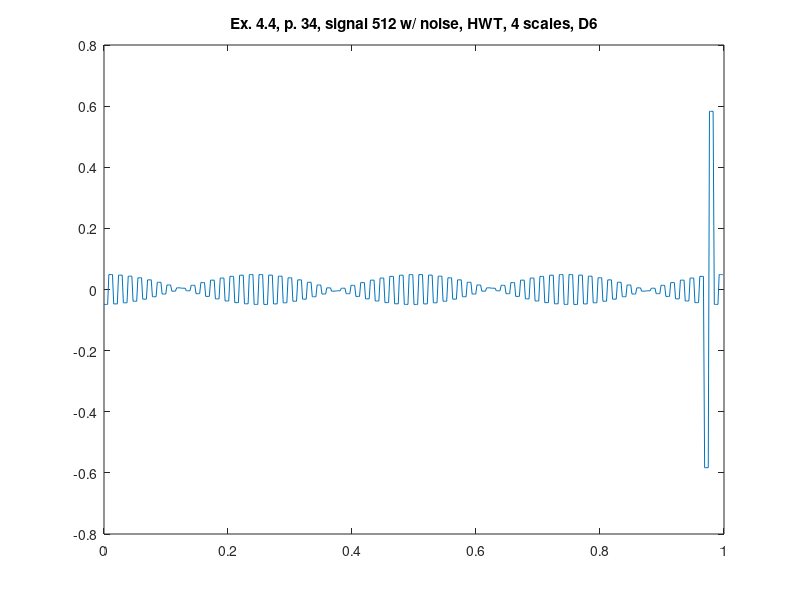

Reproduce this figure in MATLAB.
%% ========================================================================
%% Programmatic octave notes on "Ripples in Mathematics" by A. Jensen
%% and A. la Cour-Harbo written with a deep gratitude to the authors for
%% this wonderful text. 
%% 
%% Reconstruction of graphs in ex 4.4, p.34, HWT, 4 scales, D6.
%%
%% Author: Vladimir Kulyukin
%% 
%% NB: I have tested this code in Octave 4.
%% =========================================================================
t = (1.0/512)*[0:511];

%%y_ex_4_3_chirp_512_p33 = arrayfun(@(x) sin(x*x), t);

y_ex_4_4_512_with_noise_hwt_d6_p34 = [
-0.04886833903680526
-0.04886833903680526
-0.04886833903680526
-0.04886833903680526
0.04886833903680526
0.04886833903680526
0.04886833903680526
0.04886833903680526
-0.04710835100367523
-0.04710835100367523
-0.04710835100367523
-0.04710835100367523
0.04710835100367523
0.04710835100367523
0.04710835100367523
0.04710835100367523
-0.04353801546014154
-0.04353801546014154
-0.04353801546014154
-0.04353801546014154
0.04353801546014154
0.04353801546014154
0.04353801546014154
0.04353801546014154
-0.03829453839887497
-0.03829453839887497
-0.03829453839887497
-0.03829453839887497
0.03829453839887497
0.03829453839887497
0.03829453839887497
0.03829453839887497
-0.031579423702764224
-0.031579423702764224
-0.031579423702764224
-0.031579423702764224
0.031579423702764224
0.031579423702764224
0.031579423702764224
0.031579423702764224
-0.023650729463701056
-0.023650729463701056
-0.023650729463701056
-0.023650729463701056
0.023650729463701056
0.023650729463701056
0.023650729463701056
0.023650729463701056
-0.014813150954829822
-0.014813150954829822
-0.014813150954829822
-0.014813150954829822
0.014813150954829822
0.014813150954829822
0.014813150954829822
0.014813150954829822
-0.005406311362075144
-0.005406311362075144
-0.005406311362075144
-0.005406311362075144
0.005406311362075144
0.005406311362075144
0.005406311362075144
0.005406311362075144
0.004208289744429771
0.004208289744429771
0.004208289744429771
0.004208289744429771
-0.004208289744429771
-0.004208289744429771
-0.004208289744429771
-0.004208289744429771
0.01366116863609229
0.01366116863609229
0.01366116863609229
0.01366116863609229
-0.01366116863609229
-0.01366116863609229
-0.01366116863609229
-0.01366116863609229
0.02258905647834136
0.02258905647834136
0.02258905647834136
0.02258905647834136
-0.02258905647834136
-0.02258905647834136
-0.02258905647834136
-0.02258905647834136
0.030648859548216608
0.030648859548216608
0.030648859548216608
0.030648859548216608
-0.030648859548216608
-0.030648859548216608
-0.030648859548216608
-0.030648859548216608
0.03753084413373225
0.03753084413373225
0.03753084413373225
0.03753084413373225
-0.03753084413373225
-0.03753084413373225
-0.03753084413373225
-0.03753084413373225
0.042970539426728564
0.042970539426728564
0.042970539426728564
0.042970539426728564
-0.042970539426728564
-0.042970539426728564
-0.042970539426728564
-0.042970539426728564
0.04675890098771187
0.04675890098771187
0.04675890098771187
0.04675890098771187
-0.04675890098771187
-0.04675890098771187
-0.04675890098771187
-0.04675890098771187
0.048750344206431116
0.048750344206431116
0.048750344206431116
0.048750344206431116
-0.048750344206431116
-0.048750344206431116
-0.048750344206431116
-0.048750344206431116
0.048868339036805306
0.048868339036805306
0.048868339036805306
0.048868339036805306
-0.048868339036805306
-0.048868339036805306
-0.048868339036805306
-0.048868339036805306
0.04710835100367516
0.04710835100367516
0.04710835100367516
0.04710835100367516
-0.04710835100367516
-0.04710835100367516
-0.04710835100367516
-0.04710835100367516
0.04353801546014157
0.04353801546014157
0.04353801546014157
0.04353801546014157
-0.04353801546014157
-0.04353801546014157
-0.04353801546014157
-0.04353801546014157
0.03829453839887494
0.03829453839887494
0.03829453839887494
0.03829453839887494
-0.03829453839887494
-0.03829453839887494
-0.03829453839887494
-0.03829453839887494
0.03157942370276425
0.03157942370276425
0.03157942370276425
0.03157942370276425
-0.03157942370276425
-0.03157942370276425
-0.03157942370276425
-0.03157942370276425
0.023650729463701007
0.023650729463701007
0.023650729463701007
0.023650729463701007
-0.023650729463701007
-0.023650729463701007
-0.023650729463701007
-0.023650729463701007
0.014813150954829763
0.014813150954829763
0.014813150954829763
0.014813150954829763
-0.014813150954829763
-0.014813150954829763
-0.014813150954829763
-0.014813150954829763
0.005406311362075173
0.005406311362075173
0.005406311362075173
0.005406311362075173
-0.005406311362075173
-0.005406311362075173
-0.005406311362075173
-0.005406311362075173
-0.004208289744429716
-0.004208289744429716
-0.004208289744429716
-0.004208289744429716
0.004208289744429716
0.004208289744429716
0.004208289744429716
0.004208289744429716
-0.01366116863609215
-0.01366116863609215
-0.01366116863609215
-0.01366116863609215
0.01366116863609215
0.01366116863609215
0.01366116863609215
0.01366116863609215
-0.022589056478341227
-0.022589056478341227
-0.022589056478341227
-0.022589056478341227
0.022589056478341227
0.022589056478341227
0.022589056478341227
0.022589056478341227
-0.030648859548216677
-0.030648859548216677
-0.030648859548216677
-0.030648859548216677
0.030648859548216677
0.030648859548216677
0.030648859548216677
0.030648859548216677
-0.03753084413373239
-0.03753084413373239
-0.03753084413373239
-0.03753084413373239
0.03753084413373239
0.03753084413373239
0.03753084413373239
0.03753084413373239
-0.04297053942672848
-0.04297053942672848
-0.04297053942672848
-0.04297053942672848
0.04297053942672848
0.04297053942672848
0.04297053942672848
0.04297053942672848
-0.04675890098771184
-0.04675890098771184
-0.04675890098771184
-0.04675890098771184
0.04675890098771184
0.04675890098771184
0.04675890098771184
0.04675890098771184
-0.0487503442064312
-0.0487503442064312
-0.0487503442064312
-0.0487503442064312
0.0487503442064312
0.0487503442064312
0.0487503442064312
0.0487503442064312
-0.048868339036805306
-0.048868339036805306
-0.048868339036805306
-0.048868339036805306
0.048868339036805306
0.048868339036805306
0.048868339036805306
0.048868339036805306
-0.04710835100367516
-0.04710835100367516
-0.04710835100367516
-0.04710835100367516
0.04710835100367516
0.04710835100367516
0.04710835100367516
0.04710835100367516
-0.04353801546014124
-0.04353801546014124
-0.04353801546014124
-0.04353801546014124
0.04353801546014124
0.04353801546014124
0.04353801546014124
0.04353801546014124
-0.03829453839887508
-0.03829453839887508
-0.03829453839887508
-0.03829453839887508
0.03829453839887508
0.03829453839887508
0.03829453839887508
0.03829453839887508
-0.03157942370276411
-0.03157942370276411
-0.03157942370276411
-0.03157942370276411
0.03157942370276411
0.03157942370276411
0.03157942370276411
0.03157942370276411
-0.02365072946370094
-0.02365072946370094
-0.02365072946370094
-0.02365072946370094
0.02365072946370094
0.02365072946370094
0.02365072946370094
0.02365072946370094
-0.01481315095482971
-0.01481315095482971
-0.01481315095482971
-0.01481315095482971
0.01481315095482971
0.01481315095482971
0.01481315095482971
0.01481315095482971
-0.005406311362075255
-0.005406311362075255
-0.005406311362075255
-0.005406311362075255
0.005406311362075255
0.005406311362075255
0.005406311362075255
0.005406311362075255
0.00420828974442966
0.00420828974442966
0.00420828974442966
0.00420828974442966
-0.00420828974442966
-0.00420828974442966
-0.00420828974442966
-0.00420828974442966
0.013661168636092234
0.013661168636092234
0.013661168636092234
0.013661168636092234
-0.013661168636092234
-0.013661168636092234
-0.013661168636092234
-0.013661168636092234
0.022589056478341307
0.022589056478341307
0.022589056478341307
0.022589056478341307
-0.022589056478341307
-0.022589056478341307
-0.022589056478341307
-0.022589056478341307
0.030648859548216497
0.030648859548216497
0.030648859548216497
0.030648859548216497
-0.030648859548216497
-0.030648859548216497
-0.030648859548216497
-0.030648859548216497
0.037530844133732415
0.037530844133732415
0.037530844133732415
0.037530844133732415
-0.037530844133732415
-0.037530844133732415
-0.037530844133732415
-0.037530844133732415
0.042970539426728564
0.042970539426728564
0.042970539426728564
0.042970539426728564
-0.042970539426728564
-0.042970539426728564
-0.042970539426728564
-0.042970539426728564
0.046758900987712064
0.046758900987712064
0.046758900987712064
0.046758900987712064
-0.046758900987712064
-0.046758900987712064
-0.046758900987712064
-0.046758900987712064
0.048750344206430866
0.048750344206430866
0.048750344206430866
0.048750344206430866
-0.048750344206430866
-0.048750344206430866
-0.048750344206430866
-0.048750344206430866
0.04886833903680509
0.04886833903680509
0.04886833903680509
0.04886833903680509
-0.04886833903680509
-0.04886833903680509
-0.04886833903680509
-0.04886833903680509
0.0471083510036755
0.0471083510036755
0.0471083510036755
0.0471083510036755
-0.0471083510036755
-0.0471083510036755
-0.0471083510036755
-0.0471083510036755
0.04353801546014154
0.04353801546014154
0.04353801546014154
0.04353801546014154
-0.04353801546014154
-0.04353801546014154
-0.04353801546014154
-0.04353801546014154
0.038294538398874804
0.038294538398874804
0.038294538398874804
0.038294538398874804
-0.038294538398874804
-0.038294538398874804
-0.038294538398874804
-0.038294538398874804
0.03157942370276406
0.03157942370276406
0.03157942370276406
0.03157942370276406
-0.03157942370276406
-0.03157942370276406
-0.03157942370276406
-0.03157942370276406
0.023650729463701056
0.023650729463701056
0.023650729463701056
0.023650729463701056
-0.023650729463701056
-0.023650729463701056
-0.023650729463701056
-0.023650729463701056
0.014813150954829822
0.014813150954829822
0.014813150954829822
0.014813150954829822
-0.014813150954829822
-0.014813150954829822
-0.014813150954829822
-0.014813150954829822
0.005406311362075199
0.005406311362075199
0.005406311362075199
0.005406311362075199
-0.005406311362075199
-0.005406311362075199
-0.005406311362075199
-0.005406311362075199
-0.004208289744429771
-0.004208289744429771
-0.004208289744429771
-0.004208289744429771
0.004208289744429771
0.004208289744429771
0.004208289744429771
0.004208289744429771
-0.013661168636092234
-0.013661168636092234
-0.013661168636092234
-0.013661168636092234
0.013661168636092234
0.013661168636092234
0.013661168636092234
0.013661168636092234
-0.02258905647834136
-0.02258905647834136
-0.02258905647834136
-0.02258905647834136
0.02258905647834136
0.02258905647834136
0.02258905647834136
0.02258905647834136
-0.03064885954821644
-0.03064885954821644
-0.03064885954821644
-0.03064885954821644
0.03064885954821644
0.03064885954821644
0.03064885954821644
0.03064885954821644
-0.03753084413373236
-0.03753084413373236
-0.03753084413373236
-0.03753084413373236
0.03753084413373236
0.03753084413373236
0.03753084413373236
0.03753084413373236
-0.042970539426728675
-0.042970539426728675
-0.042970539426728675
-0.042970539426728675
0.042970539426728675
0.042970539426728675
0.042970539426728675
0.042970539426728675
-0.5830444856445198
-0.5830444856445198
-0.5830444856445198
-0.5830444856445198
0.5830444856445198
0.5830444856445198
0.5830444856445198
0.5830444856445198
-0.048750344206430964
-0.048750344206430964
-0.048750344206430964
-0.048750344206430964
0.048750344206430964
0.048750344206430964
0.048750344206430964
0.048750344206430964
];

figure;
plot(t, y_ex_4_4_512_with_noise_hwt_d6_p34);
xlim([0 1]);
title('Ex. 4.4, p. 34, signal 512 w/ noise, HWT, 4 scales, D6');
